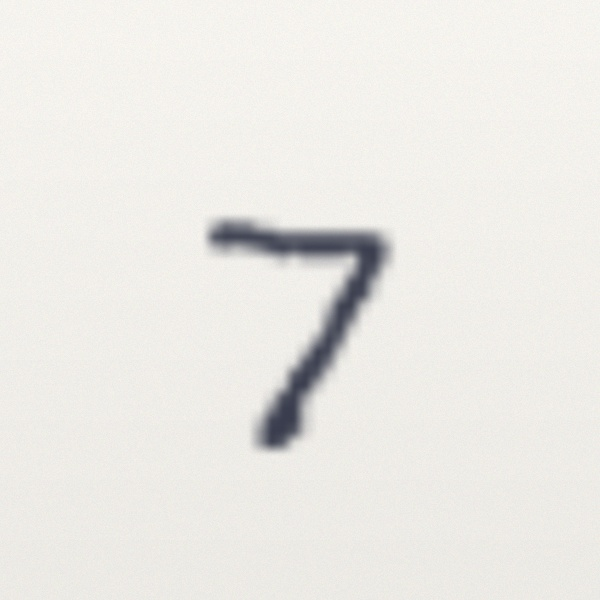
#> input picture handwritten_digit_recognition/sample_images/photo_paper_digit_7.jpg, 600 x 600 px
$ python predict.py sample_images/photo_paper_digit_7.jpg
#> lines starting #> are read from the running program, lines starting #| are printed output that depends on the picture
### handwritten_digit_recognition/image_preprocessor.py
"""
Image Preprocessing Pipeline for Real-World Handwritten Digit Photos
=====================================================================
Transforms any arbitrary user photo (smartphone capture, webcam, scan, canvas drawing)
into the exact 28x28 center-of-mass normalized format expected by the MNIST Neural Network.

MNIST Standard Preprocessing Rules (LeCun et al.):
1. Grayscale representation.
2. Inverted: Bright digit strokes on Dark background (0 = black background, 1 = white stroke).
3. Foreground extraction: Crop tightly around digit strokes.
4. Scale preserving aspect ratio to fit inside a 20x20 bounding box.
5. Center inside a 28x28 canvas using Center of Mass (Centroid).
6. Pixel normalization: [0, 255] -> [0.0, 1.0].
"""

import io
import numpy as np
from PIL import Image, ImageOps, ImageFilter

class DigitImagePreprocessor:
    def __init__(self, target_size=(28, 28), inner_box=20):
        self.target_size = target_size
        self.inner_box = inner_box

    def load_image(self, image_input):
        """Loads image from file path, bytes, or PIL Image."""
        if isinstance(image_input, str):
            return Image.open(image_input)
        elif isinstance(image_input, bytes):
            return Image.open(io.BytesIO(image_input))
        elif isinstance(image_input, Image.Image):
            return image_input
        elif isinstance(image_input, np.ndarray):
            return Image.fromarray(image_input)
        else:
            raise ValueError(f"Unsupported image input type: {type(image_input)}")

    def preprocess(self, image_input, return_intermediate=False):
        """
        Main pipeline to preprocess an input photo into MNIST format.

        Returns:
            processed_vector: np.ndarray of shape (784,) with values in [0.0, 1.0]
            intermediate_dict (optional): dictionary with step-by-step images for visualization
        """
        orig_img = self.load_image(image_input).convert("RGBA")

        # If image has transparency (alpha channel), paste onto white background
        background = Image.new("RGBA", orig_img.size, (255, 255, 255))
        alpha_composite = Image.alpha_composite(background, orig_img)
        gray = alpha_composite.convert("L")

        # Step 1: Auto-detect background brightness and invert if necessary
        # MNIST requires: Bright strokes on Dark background.
        # Paper photos are: Dark strokes on Light background.
        gray_np = np.array(gray)
        # Sample border pixels (top, bottom, left, right edges)
        border_pixels = np.concatenate([
            gray_np[0, :], gray_np[-1, :],
            gray_np[:, 0], gray_np[:, -1]
        ])
        border_mean = np.mean(border_pixels)

        # If border is bright (> 127), photo is dark ink on light paper -> Invert!
        if border_mean > 127:
            inverted = ImageOps.invert(gray)
        else:
            inverted = gray

        inv_np = np.array(inverted, dtype=np.float32)

        # Step 2: Adaptive Noise Removal & Contrast Stretching
        # Subtract background noise floor (e.g. 10th percentile of inverted)
        bg_level = np.percentile(inv_np, 20)
        inv_np = np.maximum(0, inv_np - bg_level)

        max_val = np.max(inv_np)
        if max_val > 10:
            inv_np = (inv_np / max_val) * 255.0

        # Step 3: Thresholding to isolate digit contour
        threshold = 45.0
        inv_np[inv_np < threshold] = 0.0

        # Step 4: Find Bounding Box of the digit
        nonzero_coords = np.argwhere(inv_np > 30)
        if len(nonzero_coords) == 0:
            # Blank image provided
            blank = np.zeros(self.target_size, dtype=np.float32)
            vector = blank.flatten()
            if return_intermediate:
                return vector, {"status": "blank", "final_28x28": blank}
            return vector

        ymin, xmin = nonzero_coords.min(axis=0)
        ymax, xmax = nonzero_coords.max(axis=0) + 1

        digit_crop = inv_np[ymin:ymax, xmin:xmax]
        crop_pil = Image.fromarray(digit_crop.astype(np.uint8))

        # Step 5: Resize preserving aspect ratio to fit inside 20x20 inner box
        w, h = crop_pil.size
        if w > h:
            new_w = self.inner_box
            new_h = max(1, int(round((h * self.inner_box) / w)))
        else:
            new_h = self.inner_box
            new_w = max(1, int(round((w * self.inner_box) / h)))

        resized_digit = crop_pil.resize((new_w, new_h), Image.Resampling.BILINEAR)

        # Step 6: Center in 28x28 canvas using Center of Mass (Centroid)
        canvas = np.zeros(self.target_size, dtype=np.float32)

        # First place roughly at center
        ox = (self.target_size[1] - new_w) // 2
        oy = (self.target_size[0] - new_h) // 2
        canvas[oy:oy+new_h, ox:ox+new_w] = np.array(resized_digit, dtype=np.float32)

        # Compute Center of Mass
        total_mass = np.sum(canvas)
        if total_mass > 0:
            y_indices, x_indices = np.indices(canvas.shape)
            cy = np.sum(y_indices * canvas) / total_mass
            cx = np.sum(x_indices * canvas) / total_mass

            # Shift so center of mass is at (13.5, 13.5)
            shift_y = int(round(13.5 - cy))
            shift_x = int(round(13.5 - cx))

            # Apply shift using roll and boundary zeroing
            if shift_y != 0 or shift_x != 0:
                shifted = np.roll(canvas, shift_y, axis=0)
                shifted = np.roll(shifted, shift_x, axis=1)

                # Zero out wrapped borders
                if shift_y > 0:
                    shifted[:shift_y, :] = 0
                elif shift_y < 0:
                    shifted[shift_y:, :] = 0
                if shift_x > 0:
                    shifted[:, :shift_x] = 0
                elif shift_x < 0:
                    shifted[:, shift_x:] = 0
                canvas = shifted

        # Step 7: Normalize to [0.0, 1.0]
        final_normalized = canvas / 255.0
        final_vector = final_normalized.flatten()

        if return_intermediate:
            intermediates = {
                "original_size": orig_img.size,
                "grayscale": gray,
                "inverted_thresholded": Image.fromarray(inv_np.astype(np.uint8)),
                "cropped_digit": crop_pil,
                "final_28x28": Image.fromarray((canvas).astype(np.uint8)),
                "center_of_mass": (float(cx) if total_mass > 0 else 13.5, float(cy) if total_mass > 0 else 13.5)
            }
            return final_vector, intermediates

        return final_vector

# [9 lines that do not run on import are left out]

### handwritten_digit_recognition/neural_network.py
"""
Deep Neural Network (Multi-Layer Perceptron) for MNIST Handwritten Digit Recognition
=====================================================================================
Implemented with NumPy for maximum performance, transparency, and compatibility.

Architecture:
- Input Layer: 784 neurons (28x28 pixels flattened and normalized to [0, 1])
- Hidden Layer 1: 256 neurons + He (Kaiming) Initialization + ReLU Activation + Dropout
- Hidden Layer 2: 128 neurons + He Initialization + ReLU Activation + Dropout
- Output Layer: 10 neurons + Softmax Activation (Digits 0 through 9)

Loss Function:
- Categorical Cross-Entropy Loss: L = - 1/N * sum( y_true * log(y_pred + eps) )

Optimizer:
- Adam Optimizer (Adaptive Moment Estimation with beta1=0.9, beta2=0.999)
"""

import numpy as np
import json
import os

class DeepNeuralNetwork:
    def __init__(self, input_dim=784, hidden1=256, hidden2=128, output_dim=10):
        self.input_dim = input_dim
        self.hidden1 = hidden1
        self.hidden2 = hidden2
        self.output_dim = output_dim

        # He (Kaiming) Normal Initialization for ReLU networks
        np.random.seed(42)
        self.W1 = np.random.randn(input_dim, hidden1) * np.sqrt(2.0 / input_dim)
        self.b1 = np.zeros((1, hidden1), dtype=np.float32)

        self.W2 = np.random.randn(hidden1, hidden2) * np.sqrt(2.0 / hidden1)
        self.b2 = np.zeros((1, hidden2), dtype=np.float32)

        self.W3 = np.random.randn(hidden2, output_dim) * np.sqrt(2.0 / hidden2)
        self.b3 = np.zeros((1, output_dim), dtype=np.float32)

        # Adam Optimizer Moments
        self.mW1, self.vW1 = np.zeros_like(self.W1), np.zeros_like(self.W1)
        self.mb1, self.vb1 = np.zeros_like(self.b1), np.zeros_like(self.b1)
        self.mW2, self.vW2 = np.zeros_like(self.W2), np.zeros_like(self.W2)
        self.mb2, self.vb2 = np.zeros_like(self.b2), np.zeros_like(self.b2)
        self.mW3, self.vW3 = np.zeros_like(self.W3), np.zeros_like(self.W3)
        self.mb3, self.vb3 = np.zeros_like(self.b3), np.zeros_like(self.b3)
        self.t = 0  # Adam timestep

    def relu(self, Z):
        return np.maximum(0, Z)

    def relu_derivative(self, Z):
        return (Z > 0).astype(np.float32)

    def softmax(self, Z):
        # Subtract max for numerical stability (prevent exp overflow)
        expZ = np.exp(Z - np.max(Z, axis=-1, keepdims=True))
        return expZ / np.sum(expZ, axis=-1, keepdims=True)

    def forward(self, X, training=False, dropout_rate=0.2):
        """
        Forward propagation through layers:
        Layer 1: Z1 = X * W1 + b1, A1 = ReLU(Z1), Dropout(A1)
        Layer 2: Z2 = A1 * W2 + b2, A2 = ReLU(Z2), Dropout(A2)
        Layer 3: Z3 = A2 * W3 + b3, A3 = Softmax(Z3)
        """
        self.Z1 = np.dot(X, self.W1) + self.b1
        self.A1 = self.relu(self.Z1)

        if training and dropout_rate > 0:
            self.dropout_mask1 = (np.random.rand(*self.A1.shape) >= dropout_rate) / (1.0 - dropout_rate)
            self.A1 *= self.dropout_mask1
        else:
            self.dropout_mask1 = None

        self.Z2 = np.dot(self.A1, self.W2) + self.b2
        self.A2 = self.relu(self.Z2)

        if training and dropout_rate > 0:
            self.dropout_mask2 = (np.random.rand(*self.A2.shape) >= dropout_rate) / (1.0 - dropout_rate)
            self.A2 *= self.dropout_mask2
        else:
            self.dropout_mask2 = None

        self.Z3 = np.dot(self.A2, self.W3) + self.b3
        self.A3 = self.softmax(self.Z3)
        return self.A3

    # [111 lines left out: functions compute_loss, backward, fit, not called in this run]

    def predict(self, X):
        """
        Predicts digit class and returns confidence probabilities.
        Accepts: 1D array (784,) or 2D array (N, 784).
        """
        X = np.asarray(X, dtype=np.float32)
        single = (X.ndim == 1)
        if single:
            X = X.reshape(1, -1)

        probs = self.forward(X, training=False)
        preds = np.argmax(probs, axis=1)

        if single:
            return int(preds[0]), probs[0]
        return preds, probs

    # [54 lines left out: functions evaluate, save_weights, not called in this run]

    @classmethod
    def load_weights(cls, filepath):
        """Loads trained model weights."""
        data = np.load(filepath, allow_pickle=True)
        config = json.loads(str(data["config"]))
        model = cls(
            input_dim=config["input_dim"],
            hidden1=config["hidden1"],
            hidden2=config["hidden2"],
            output_dim=config["output_dim"]
        )
        model.W1 = data["W1"]
        model.b1 = data["b1"]
        model.W2 = data["W2"]
        model.b2 = data["b2"]
        model.W3 = data["W3"]
        model.b3 = data["b3"]
        print(f"Model loaded from {filepath} (Arch: {config['input_dim']} -> {config['hidden1']} -> {config['hidden2']} -> {config['output_dim']})")
        return model

### handwritten_digit_recognition/predict.py
"""
Digit Prediction CLI Tool
=========================
Takes any image/picture of a handwritten digit, preprocesses it,
predicts the digit using the trained Deep Neural Network, and prints
the predicted digit, confidence distribution, and model accuracy.

Usage:
    python predict.py [path_to_image]
Example:
    python predict.py sample_images/photo_paper_digit_7.jpg
"""

import sys
import os
import json
import numpy as np
from neural_network import DeepNeuralNetwork
from image_preprocessor import DigitImagePreprocessor

DIGIT_ASCII = {
    0: ["  ████  ", " █    █ ", " █    █ ", " █    █ ", "  ████  "],
    1: ["   ██   ", "  ███   ", "   ██   ", "   ██   ", "  ████  "],
    2: ["  ████  ", "      █ ", "   ███  ", "  █     ", "  █████ "],
    3: ["  ████  ", "      █ ", "   ███  ", "      █ ", "  ████  "],
    4: ["  █  █  ", "  █  █  ", "  █████ ", "     █  ", "     █  "],
    5: ["  █████ ", "  █     ", "  ████  ", "      █ ", "  ████  "],
    6: ["  ████  ", "  █     ", "  ████  ", "  █   █ ", "  ████  "],
    7: ["  █████ ", "     █  ", "    █   ", "   █    ", "   █    "],
    8: ["  ████  ", "  █   █ ", "   ███  ", "  █   █ ", "  ████  "],
    9: ["  ████  ", "  █   █ ", "   ████ ", "      █ ", "   ███  "]
}

def predict_digit_image(image_path):
#> called with image_path = 'sample_images/photo_paper_digit_7.jpg'
    base_dir = os.path.dirname(__file__)
    weights_path = os.path.join(base_dir, "models", "digit_model_weights.npz")
    metrics_path = os.path.join(base_dir, "models", "model_metrics.json")

    if not os.path.exists(weights_path):
        print(f"Error: Model weights not found at {weights_path}. Please run train.py first.")
        return

    # Load Model
    model = DeepNeuralNetwork.load_weights(weights_path)
#> (reads handwritten_digit_recognition/models/digit_model_weights.npz from the repository)

    # Load Model Metrics
    model_accuracy = "97.93%"
    if os.path.exists(metrics_path):
        with open(metrics_path, "r") as f:
#> (reads handwritten_digit_recognition/models/model_metrics.json from the repository)
            meta = json.load(f)
            model_accuracy = f"{meta.get('test_accuracy', 97.93):.2f}%"

    # Preprocess Image
    if not os.path.exists(image_path):
        print(f"Error: Image not found at {image_path}")
        return

    print("=" * 65)
    print(f"  ANALYZING HANDWRITTEN DIGIT PICTURE: {os.path.basename(image_path)}")
    print("=" * 65)

    preprocessor = DigitImagePreprocessor()
    vector, debug = preprocessor.preprocess(image_path, return_intermediate=True)
#> in load_image, returned value is the input picture: PIL image 600x600 RGB; mean R, G, B 235.5, 233.8, 229.5
#> in preprocess, `background = Image.new("RGBA", orig_img.size, (255, 255, 255))`: background: PIL image 600x600 RGBA; every value is 255
#> in preprocess, `border_pixels = np.concatenate([ gray_np[0, :], gray_np[-1, :], gray_n..`: border_pixels = 2400 values, max 248 at index 301, min 230 at index 664, mean 238.4
#> in preprocess, `border_mean = np.mean(border_pixels)`: border_mean = 238.4
#> in preprocess, `inverted = ImageOps.invert(gray)`:
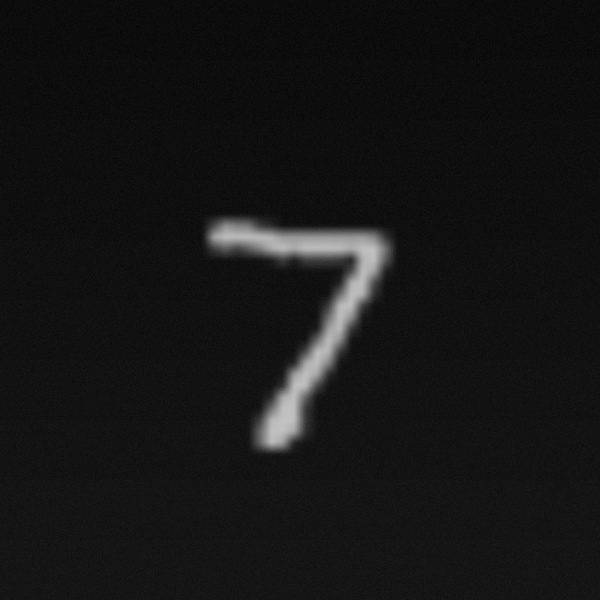
#> inverted: PIL image 600x600 L; min 5, max 194, mean 21.1
#> in preprocess, `bg_level = np.percentile(inv_np, 20)`: bg_level = 13
#> in preprocess, `max_val = np.max(inv_np)`: max_val = 181
#> in preprocess, `inv_np = (inv_np / max_val) * 255.0`:
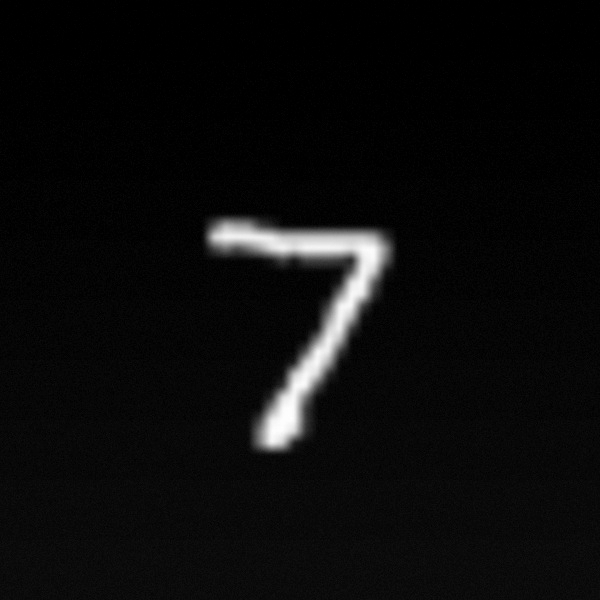
#> inv_np: shape (600, 600) float32; min 0, max 255, mean 11.8
#> in preprocess, `nonzero_coords = np.argwhere(inv_np > 30)`: nonzero_coords = 14778 pairs, first value 217 to 452, second value 205 to 393
#> in preprocess, `ymin, xmin = nonzero_coords.min(axis=0)`: ymin = 217; xmin = 205
#> in preprocess, `ymax, xmax = nonzero_coords.max(axis=0) + 1`: ymax = 453; xmax = 394
#> in preprocess, `digit_crop = inv_np[ymin:ymax, xmin:xmax]`:
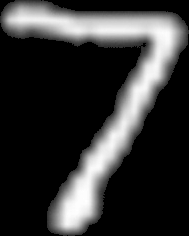
#> digit_crop: shape (236, 189) float32; min 0, max 255, mean 52.5
#> in preprocess, `resized_digit = crop_pil.resize((new_w, new_h), Image.Resampling.BILIN..`:
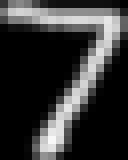
#> resized_digit: PIL image 16x20 L (shown 8 times larger); min 0, max 248, mean 52.7
#> in preprocess, `canvas[oy:oy+new_h, ox:ox+new_w] = np.array(resized_digit, dtype=np.fl..`:
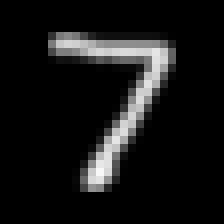
#> canvas: shape (28, 28) float32 (shown 8 times larger); min 0, max 248, mean 21.5
#> in preprocess, `total_mass = np.sum(canvas)`: total_mass = 16875
#> in preprocess, `cy = np.sum(y_indices * canvas) / total_mass`: cy = 11.41
#> in preprocess, `cx = np.sum(x_indices * canvas) / total_mass`: cx = 14.34
#> in preprocess, `shift_y = int(round(13.5 - cy))`: shift_y = 2
#> in preprocess, `shift_x = int(round(13.5 - cx))`: shift_x = -1
#> in preprocess, `shifted = np.roll(canvas, shift_y, axis=0)`:
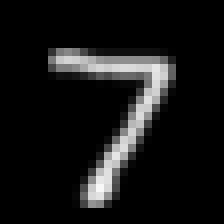
#> shifted: shape (28, 28) float32 (shown 8 times larger); min 0, max 248, mean 21.5
#> in preprocess, `shifted = np.roll(shifted, shift_x, axis=1)`:
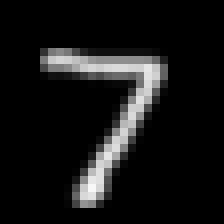
#> shifted: shape (28, 28) float32 (shown 8 times larger); min 0, max 248, mean 21.5
#> in preprocess, `final_vector = final_normalized.flatten()`: final_vector = 784 values, max 0.973 at index 655, min 0 at index 0, mean 0.0844
#> vector has the same summary as final_vector in preprocess; debug = 6 items

    # Predict
    predicted_digit, probabilities = model.predict(vector)
#> in predict, `X = np.asarray(X, dtype=np.float32)`: X has the same summary as final_vector in preprocess
#> in predict, `preds = np.argmax(probs, axis=1)`: preds = [7]
#> predicted_digit = 7; probabilities = [7.34e-07, 0.000161, 6.45e-05, 2.81e-05, 2.75e-08, 1.27e-07, 8.42e-10, 1, 3.32e-07, 6.3e-07]
    confidence = probabilities[predicted_digit] * 100.0
#> confidence = 99.97

    print("\n" + "-" * 65)
    print("  PREDICTION RESULT:")
    print("-" * 65)
    for line in DIGIT_ASCII[predicted_digit]:
        print(f"         {line}")
#> this loop made 5 passes
#> line on passes 1 to 5: '  █████ ', '     █  ', '    █   ', '   █    ', '   █    '
    print(f"\n   >>> PREDICTED DIGIT:  {predicted_digit}")
#|    >>> PREDICTED DIGIT:  7
    print(f"   >>> CONFIDENCE:       {confidence:.2f}%")
#|    >>> CONFIDENCE:       99.97%
    print(f"   >>> MODEL ACCURACY:   {model_accuracy} (Evaluated on 10,000 MNIST Test Images)")
    print("-" * 65)

    print("\nDigit Probability Distribution:")
    for d in range(10):
        prob = probabilities[d] * 100.0
        bar_len = int(prob / 2.5)  # 40 chars max
        bar = "█" * bar_len + "░" * (40 - bar_len)
        marker = " <== PREDICTED" if d == predicted_digit else ""
        print(f"   Digit {d}: [{bar}] {prob:6.2f}%{marker}")
#> this loop made 10 passes
#> (prob, bar_len, bar, marker) on passes 1 to 9: (7.34e-05, 0, '░░░░░░░░░░░░░░░░░░░░░░░░░░░░░░░░░░░░░░░░', ''), (0.0161, 0, '░░░░░░░░░░░░░░░░░░░░░░░░░░░░░░░░░░░░░░░░', ''), (0.00645, 0, '░░░░░░░░░░░░░░░░░░░░░░░░░░░░░░░░░░░░░░░░', ''), (0.00281, 0, '░░░░░░░░░░░░░░░░░░░░░░░░░░░░░░░░░░░░░░░░', ''), (2.75e-06, 0, '░░░░░░░░░░░░░░░░░░░░░░░░░░░░░░░░░░░░░░░░', ''), (1.27e-05, 0, '░░░░░░░░░░░░░░░░░░░░░░░░░░░░░░░░░░░░░░░░', ''), (8.42e-08, 0, '░░░░░░░░░░░░░░░░░░░░░░░░░░░░░░░░░░░░░░░░', ''), (99.97, 39, '███████████████████████████████████████░', ' <== PREDICTED'), (3.32e-05, 0, '░░░░░░░░░░░░░░░░░░░░░░░░░░░░░░░░░░░░░░░░', '')
#|    Digit 0: [░░░░░░░░░░░░░░░░░░░░░░░░░░░░░░░░░░░░░░░░]   0.00%
#|    Digit 1: [░░░░░░░░░░░░░░░░░░░░░░░░░░░░░░░░░░░░░░░░]   0.02%
#|    Digit 2: [░░░░░░░░░░░░░░░░░░░░░░░░░░░░░░░░░░░░░░░░]   0.01%
#|    Digit 3: [░░░░░░░░░░░░░░░░░░░░░░░░░░░░░░░░░░░░░░░░]   0.00%
#|    Digit 4: [░░░░░░░░░░░░░░░░░░░░░░░░░░░░░░░░░░░░░░░░]   0.00%
#|    Digit 5: [░░░░░░░░░░░░░░░░░░░░░░░░░░░░░░░░░░░░░░░░]   0.00%
#|    Digit 6: [░░░░░░░░░░░░░░░░░░░░░░░░░░░░░░░░░░░░░░░░]   0.00%
#|    Digit 7: [███████████████████████████████████████░]  99.97% <== PREDICTED
#> (further printed lines are left out)

    print("\nImage Preprocessing Details:")
    print(f"   - Input Size:          {debug.get('original_size', 'N/A')}")
#|    - Input Size:          (600, 600)
    print(f"   - Center of Mass (X,Y):({debug.get('center_of_mass', (0,0))[0]:.1f}, {debug.get('center_of_mass', (0,0))[1]:.1f})")
#|    - Center of Mass (X,Y):(14.3, 11.4)
    print(f"   - MNIST Norm Format:   28x28 grayscale, values normalized [0.0, 1.0]")
    print("=" * 65 + "\n")

    return predicted_digit, confidence

if __name__ == "__main__":
    if len(sys.argv) > 1:
        img_path = sys.argv[1]
    else:
        # Default test image
        img_path = os.path.join(os.path.dirname(__file__), "sample_images", "photo_paper_digit_7.jpg")
    predict_digit_image(img_path)
